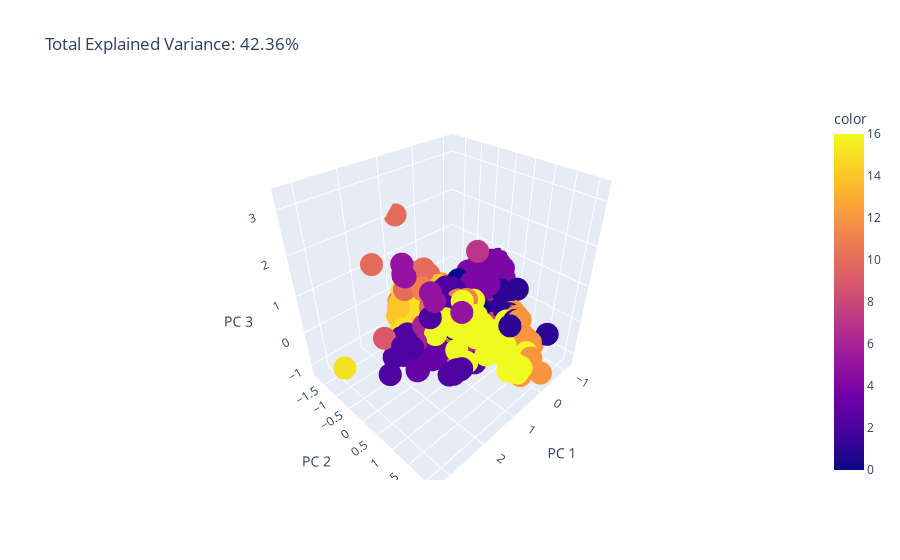

Notebook source saved alongside this figure:
### Code cell
pca = PCA(n_components=3)
components = pca.fit_transform(exploit_embedding_list)

total_var = pca.explained_variance_ratio_.sum() * 100
import plotly.express as px
fig = px.colors.qualitative.swatches()
fig = px.scatter_3d(
    components, x=0, y=1, z=2, color=exploit.km_label,
    title=f'Total Explained Variance: {total_var:.2f}%',
    labels={'0': 'PC 1', '1': 'PC 2', '2': 'PC 3'},
    color_discrete_sequence=px.colors.qualitative.Dark24
)
fig.show()

### Figure 1 — Plotly figure (JSON) as saved in the notebook; plotly's stock layout.template omitted (floating-point values rounded to 4 significant figures; data arrays with more than 128 entries replaced by an {"elided": "..."} marker saying what was removed)
{"data": [{"hovertemplate": "PC 1=%{x}<br>PC 2=%{y}<br>PC 3=%{z}<br>color=%{marker.color}<extra></extra>", "legendgroup": "", "marker": {"color": {"elided": "4081 int values"}, "coloraxis": "coloraxis", "symbol": "circle"}, "mode": "markers", "name": "", "scene": "scene", "showlegend": false, "type": "scatter3d", "x": {"elided": "4081 float values"}, "y": {"elided": "4081 float values"}, "z": {"elided": "4081 float values"}}], "layout": {"coloraxis": {"colorbar": {"title": {"text": "color"}}, "colorscale": [[0, "#0d0887"], [0.1111, "#46039f"], [0.2222, "#7201a8"], [0.3333, "#9c179e"], [0.4444, "#bd3786"], [0.5556, "#d8576b"], [0.6667, "#ed7953"], [0.7778, "#fb9f3a"], [0.8889, "#fdca26"], [1, "#f0f921"]]}, "legend": {"tracegroupgap": 0}, "scene": {"domain": {"x": [0, 1], "y": [0, 1]}, "xaxis": {"title": {"text": "PC 1"}}, "yaxis": {"title": {"text": "PC 2"}}, "zaxis": {"title": {"text": "PC 3"}}}, "title": {"text": "Total Explained Variance: 42.36%"}}}
